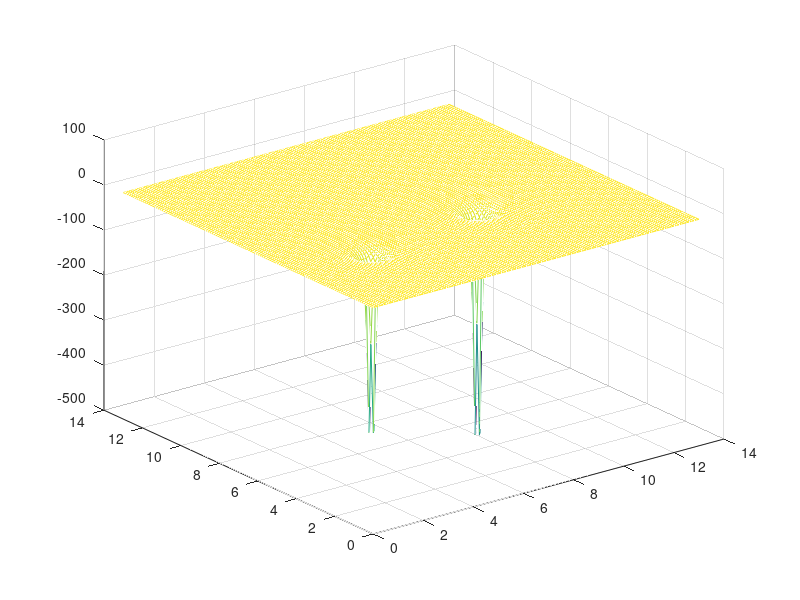
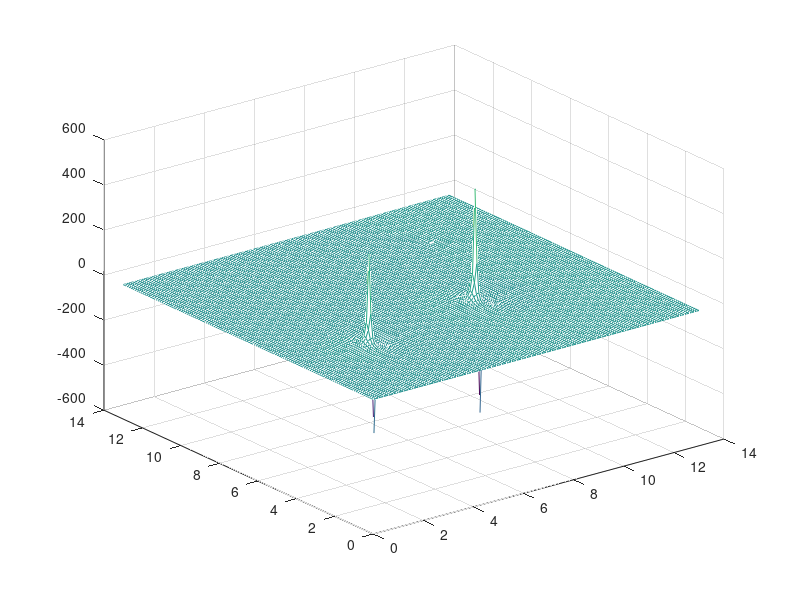
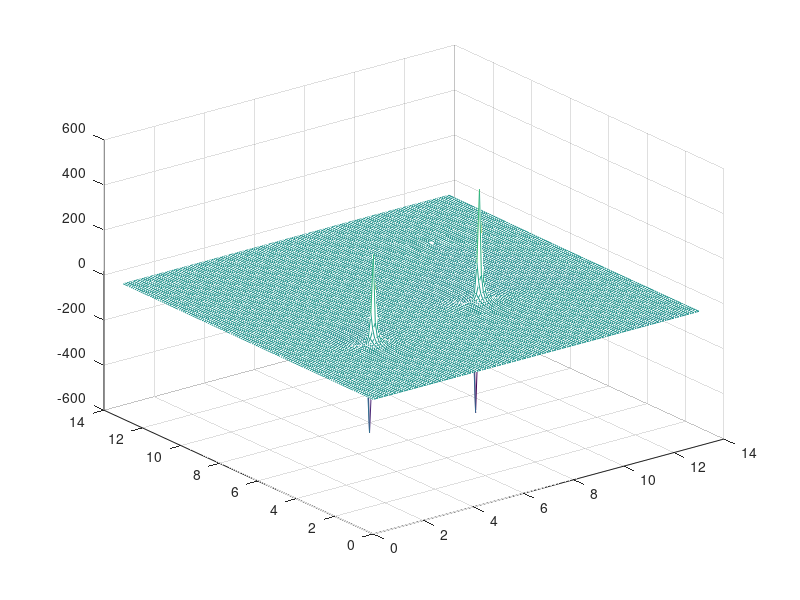

The MATLAB script that drew these images, in order:
function DefiningForces
%work area
wa=[0:0.1:13;0:0.1:13];
%locations of obstacles and target
T=[10,10];
obs=[3,4;8,5];
n=length(wa(1,:));
%gains
kT=3;
ko=[4,5];

for r=1:n
    for s=1:n
        FT(s,r)=kT;
        Fo1(s,r)=-ko(1,1)/(((wa(1,r)-obs(1,1))^2)+(wa(2,s)-obs(1,2))^2);
        Fo2(s,r)=-ko(1,2)/(((wa(1,r)-obs(2,1))^2)+(wa(2,s)-obs(2,2))^2);
        F=FT+Fo1+Fo2;
    end
end

for t=1:n
    for u=1:n
        FTx(u,t)=kT*(wa(1,t)-T(1,1))/(sqrt(((wa(1,t)-T(1,1))^2)+(wa(2,u)-T(1,2))^2));
        Fo1x(u,t)=-ko(1,1)*(wa(1,t)-obs(1,1))/((((wa(1,t)-obs(1,1))^2)+(wa(2,u)-obs(1,2))^2)^1.5);
        Fo2x(u,t)=-ko(1,2)*(wa(1,t)-obs(2,1))/((((wa(1,t)-obs(2,1))^2)+(wa(2,u)-obs(2,2))^2)^1.5);
        Fx=FTx+Fo1x+Fo2x;
    end
end

for a=1:n
    for b=1:n
        FTy(b,a)=kT*(wa(2,b)-T(1,2))/(sqrt(((wa(1,a)-T(1,1))^2)+(wa(2,b)-T(1,2))^2));
        Fo1y(b,a)=-ko(1,1)*(wa(2,b)-obs(1,2))/((((wa(1,a)-obs(1,1))^2)+(wa(2,b)-obs(1,2))^2)^1.5);
        Fo2y(b,a)=-ko(1,2)*(wa(2,b)-obs(2,2))/((((wa(1,a)-obs(2,1))^2)+(wa(2,b)-obs(2,2))^2)^1.5);
        Fy=FTy+Fo1y+Fo2y;
    end
end

figure(1)
mesh(wa(1,:),wa(2,:),F)
figure(2)
mesh(wa(1,:),wa(2,:),Fx)
figure(3)
mesh(wa(1,:),wa(2,:),Fy)

end